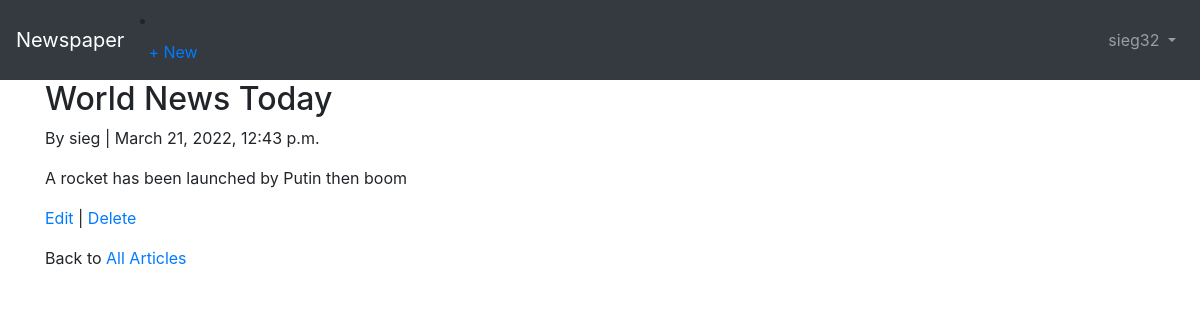
Screenshot of /articles/1/ (signed in) with the database file from the repository.
### accounts/models.py (models this page shows)
class CustomUser(AbstractUser):
    age = models.PositiveIntegerField(null=True, blank=True)

### articles/models.py (models this page shows, shortened)
class Article(models.Model):
    title = models.CharField(max_length=255)
    body = models.TextField()
    date = models.DateTimeField(auto_now_add=True)
    author = models.ForeignKey(get_user_model(), on_delete=models.CASCADE)

### articles/views.py (the view)
# urls.py: path('<int:pk>/', ArticleDetailView.as_view(), name="article_detail"),
class ArticleDetailView(LoginRequiredMixin, DetailView):
    model = Article
    template_name = 'article_detail.html'

### templates/article_detail.html
{% extends 'base.html' %}
{% block content %}
<div class="article-entry">
    <h2>{{ object.title }}</h2>
    <p>By {{ object.author }} | {{ object.date }}</p>
    <p>{{ object.body }}</p>
</div>
<p><a href="{% url 'article_edit' article.pk %}">Edit</a> |
    <a href="{% url 'article_delete' article.pk %}">Delete</a>
</p>
<p>Back to <a href="{% url 'article_list' %}">All Articles</a></p>
{% endblock content %}

### templates/base.html (shortened to what this page needs)
{% load static %}
<!DOCTYPE html>
<html xmlns:a="http://www.w3.org/1999/html">
<head>
    <link rel="stylesheet" href="https://cdn.jsdelivr.net/npm/bootstrap@4.5.3/dist/css/bootstrap.min.css"
>
</head>
<body>
<nav class="navbar navbar-expand-lg navbar-dark bg-dark">
    <a class="navbar-brand" href="{% url 'home' %}">Newspaper</a>
    <div class="collapse navbar-collapse" id="navbarSupportedContent">
        {% if user.is_authenticated %}
            <li><a href="{% url 'article_new' %}" class="nav-link px-2 link-dark">+ New</a></li>
            <ul class="navbar-nav ml-auto">
                <li class="nav-item">
                    <a class="nav-link dropdown-toggle" href="#"
                       id="navbarDropdown" role="button" data-toggle="dropdown"
                       aria-haspopup="true" aria-expanded="false">
                        {{ user.username }}
                    </a>
                </li>
            </ul>
        {% endif %}
    </div>
</nav>
<main>
    <div class="container">
        {% block content %}
        {% endblock content %}
    </div>
</main>
</body>
</html>

### rows the page displays
CustomUser: username "sieg32"
Article: title "World News Today", author "sieg", date "March 21, 2022, 12:43 p.m.", body "A rocket has been launched by Putin then boom"
